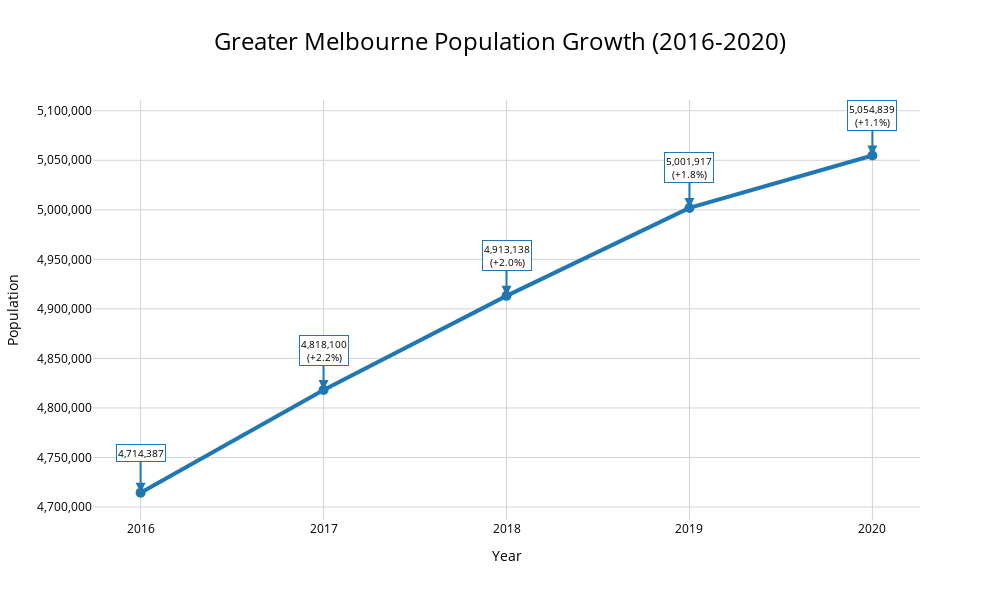

Source (notebook cell):
### Code cell
import pandas as pd
import plotly.graph_objects as go
import numpy as np

# 資料處理 - 只取 Greater Melbourne
vic_rows = victoria_df.loc[victoria_df['Unnamed: 1'] == 'Victoria'].copy()
gm_data = vic_rows[vic_rows['Unnamed: 3'] == 'Greater Melbourne'].iloc[0]

# 提取 2016-2020 年份的資料
years = [2016, 2017, 2018, 2019, 2020]
populations = []
growth_rates = []

for year in years:
    pop = int(gm_data[str(year)])
    populations.append(pop)

# 計算成長率
for i in range(len(populations)):
    if i == 0:
        growth_rates.append(0)  # 第一年沒有前一年可比較
    else:
        growth_rate = ((populations[i] - populations[i-1]) / populations[i-1]) * 100
        growth_rates.append(growth_rate)

# 建立圖表
fig = go.Figure()

fig.add_trace(go.Scatter(
    x=years,
    y=populations,
    mode='lines+markers',
    name='Greater Melbourne',
    line=dict(color='#1f77b4', width=4),
    marker=dict(size=10, color='#1f77b4'),
    customdata=growth_rates,
    hovertemplate='<b>Greater Melbourne</b><br>' +
                  'Year: %{x}<br>' +
                  'Population: %{y:,.0f}<br>' +
                  'Growth Rate: %{customdata:.2f}%<br>' +
                  '<extra></extra>'
))

# 設定白色背景
fig.update_layout(
    title={
        'text': 'Greater Melbourne Population Growth (2016-2020)',
        'x': 0.5,
        'font': {'size': 24, 'color': 'black'}
    },
    xaxis=dict(
        title='Year',
        tickmode='array',
        tickvals=years,
        tickfont=dict(size=12, color='black'),
        titlefont=dict(size=14, color='black'),
        gridcolor='lightgray',
        showgrid=True
    ),
    yaxis=dict(
        title='Population',
        tickformat=',.0f',
        tickfont=dict(size=12, color='black'),
        titlefont=dict(size=14, color='black'),
        gridcolor='lightgray',
        showgrid=True
    ),
    plot_bgcolor='white',
    paper_bgcolor='white',
    font=dict(color='black'),
    showlegend=False,
    height=600,
    width=1000,
    hovermode='x'
)

# 添加數值標籤在每個點上
for i, (year, pop, growth) in enumerate(zip(years, populations, growth_rates)):
    if i == 0:
        text_display = f"{pop:,.0f}"
    else:
        text_display = f"{pop:,.0f}<br>(+{growth:.1f}%)"
    
    fig.add_annotation(
        x=year,
        y=pop,
        text=text_display,
        showarrow=True,
        arrowhead=2,
        arrowcolor='#1f77b4',
        arrowwidth=2,
        arrowsize=1,
        ax=0,
        ay=-40,
        font=dict(size=10, color='black'),
        bgcolor='rgba(255,255,255,0.8)',
        bordercolor='#1f77b4',
        borderwidth=1
    )

fig.show()

### Figure 1 — Plotly figure (JSON) as saved in the notebook; plotly's stock layout.template omitted (floating-point values rounded to 4 significant figures)
{"data": [{"customdata": [0, 2.2, 1.973, 1.807, 1.058], "hovertemplate": "<b>Greater Melbourne</b><br>Year: %{x}<br>Population: %{y:,.0f}<br>Growth Rate: %{customdata:.2f}%<br><extra></extra>", "line": {"color": "#1f77b4", "width": 4}, "marker": {"color": "#1f77b4", "size": 10}, "mode": "lines+markers", "name": "Greater Melbourne", "type": "scatter", "x": [2016, 2017, 2018, 2019, 2020], "y": [4714387, 4818100, 4913138, 5001917, 5054839]}], "layout": {"annotations": [{"arrowcolor": "#1f77b4", "arrowhead": 2, "arrowsize": 1, "arrowwidth": 2, "ax": 0, "ay": -40, "bgcolor": "rgba(255,255,255,0.8)", "bordercolor": "#1f77b4", "borderwidth": 1, "font": {"color": "black", "size": 10}, "showarrow": true, "text": "4,714,387", "x": 2016, "y": 4714387}, {"arrowcolor": "#1f77b4", "arrowhead": 2, "arrowsize": 1, "arrowwidth": 2, "ax": 0, "ay": -40, "bgcolor": "rgba(255,255,255,0.8)", "bordercolor": "#1f77b4", "borderwidth": 1, "font": {"color": "black", "size": 10}, "showarrow": true, "text": "4,818,100<br>(+2.2%)", "x": 2017, "y": 4818100}, {"arrowcolor": "#1f77b4", "arrowhead": 2, "arrowsize": 1, "arrowwidth": 2, "ax": 0, "ay": -40, "bgcolor": "rgba(255,255,255,0.8)", "bordercolor": "#1f77b4", "borderwidth": 1, "font": {"color": "black", "size": 10}, "showarrow": true, "text": "4,913,138<br>(+2.0%)", "x": 2018, "y": 4913138}, {"arrowcolor": "#1f77b4", "arrowhead": 2, "arrowsize": 1, "arrowwidth": 2, "ax": 0, "ay": -40, "bgcolor": "rgba(255,255,255,0.8)", "bordercolor": "#1f77b4", "borderwidth": 1, "font": {"color": "black", "size": 10}, "showarrow": true, "text": "5,001,917<br>(+1.8%)", "x": 2019, "y": 5001917}, {"arrowcolor": "#1f77b4", "arrowhead": 2, "arrowsize": 1, "arrowwidth": 2, "ax": 0, "ay": -40, "bgcolor": "rgba(255,255,255,0.8)", "bordercolor": "#1f77b4", "borderwidth": 1, "font": {"color": "black", "size": 10}, "showarrow": true, "text": "5,054,839<br>(+1.1%)", "x": 2020, "y": 5054839}], "font": {"color": "black"}, "height": 600, "hovermode": "x", "paper_bgcolor": "white", "plot_bgcolor": "white", "showlegend": false, "title": {"font": {"color": "black", "size": 24}, "text": "Greater Melbourne Population Growth (2016-2020)", "x": 0.5}, "width": 1000, "xaxis": {"autorange": true, "gridcolor": "lightgray", "range": [2016.0, 2020.0], "showgrid": true, "tickfont": {"color": "black", "size": 12}, "tickmode": "array", "tickvals": [2016, 2017, 2018, 2019, 2020], "title": {"font": {"color": "black", "size": 14}, "text": "Year"}, "type": "linear"}, "yaxis": {"autorange": true, "gridcolor": "lightgray", "range": [4687000.0, 5110000.0], "showgrid": true, "tickfont": {"color": "black", "size": 12}, "tickformat": ",.0f", "title": {"font": {"color": "black", "size": 14}, "text": "Population"}, "type": "linear"}}}
